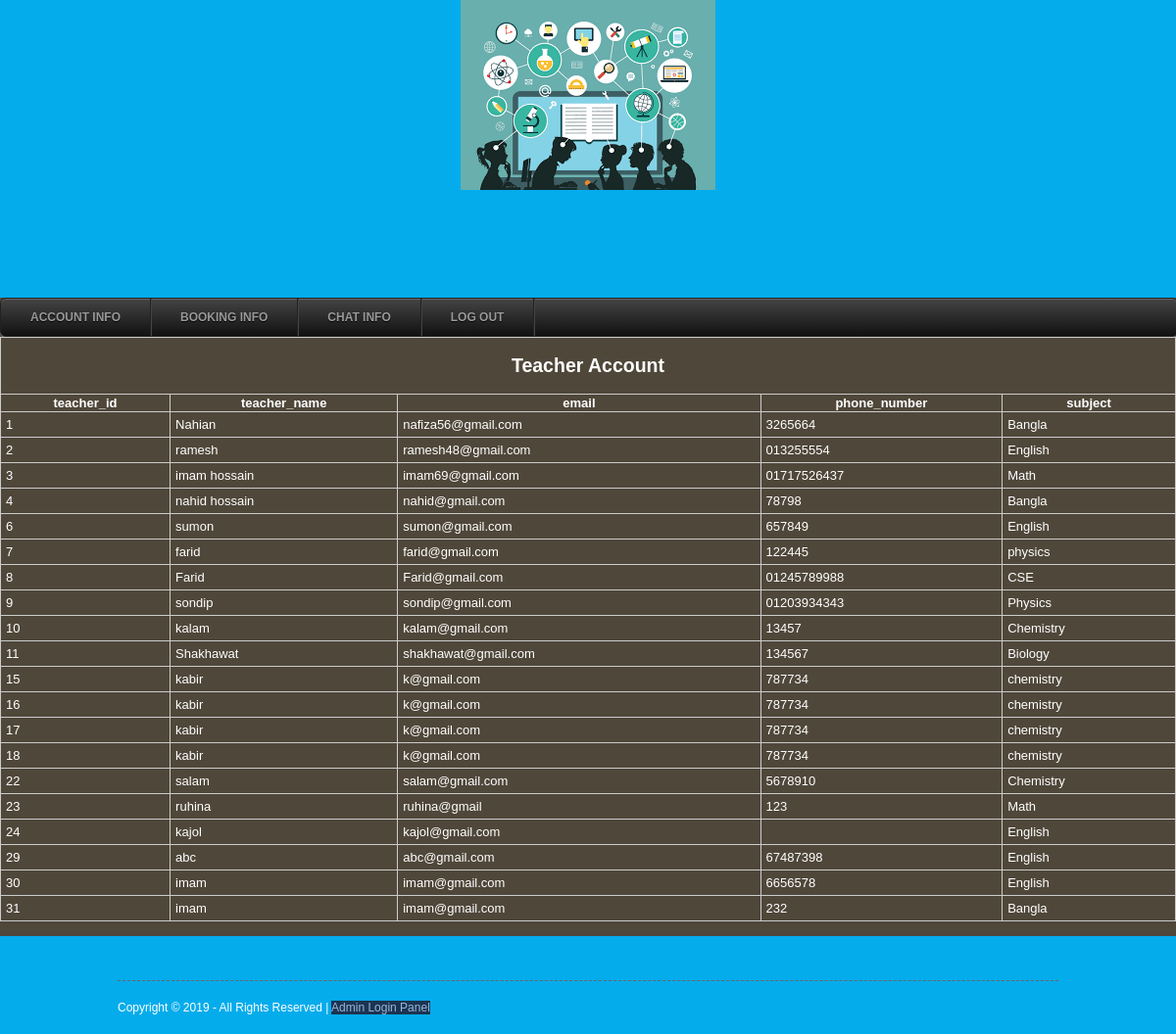
The app's page /db_teacher_login.php (signed in) with its own data.
### tables this page shows
CREATE TABLE `teacher` (
  `teacher_id` int(50) NOT NULL,
  `teacher_name` varchar(50) NOT NULL,
  `email` varchar(50) NOT NULL,
  `phone_number` varchar(50) NOT NULL,
  `gra_complete` varchar(50) NOT NULL,
  `aca_result` varchar(50) NOT NULL,
  `sala_tution` varchar(50) NOT NULL,
  `password` varchar(50) NOT NULL,
  `study_field` varchar(10) DEFAULT NULL,
  `subject` varchar(20) DEFAULT NULL
);

### db_teacher_login.php (the view, shortened to what this page needs)
<?php
include("studenthome.php");
$conn = mysqli_connect("localhost", "root" , "", "online_teaching_system");
$sql = "SELECT  teacher_id, teacher_name,  email, phone_number, subject from teacher" ;
$result = $conn-> query($sql);
?>
<!DOCTYPE html>
<html>
<head>
</head>
<body>
<table align ="center" border="1px">
	<tr>
		<th colspan="9"><h2>Teacher Account</h2></th>
	</tr>
	<t>
	    <th>teacher_id</th>
		<th>teacher_name</th>
		<th>email</th>
		<th>phone_number</th>
        <th>subject</th>
	</t>
	<?php
	while($row = $result->fetch_assoc()){
    ?>
		<tr>
	      <td><?php echo $row['teacher_id']; ?></td>
          <td><?php echo $row['teacher_name']; ?></td>
          <td><?php echo $row['email']; ?></td>
		  <td><?php echo $row['phone_number']; ?></td>
		  <td><?php echo $row['subject']; ?></td>
		</tr>
	<?php
    }
	?>
</table>
</body>
</html>
<?php
include("footer.php");
?>

### layout/styles/layout.css (style rules this page uses)
html { overflow-y:scroll; }
body { margin:0; padding:0; font-size:13px; font-family:verdana, Arial, Helvetica, sans-serif; color:#FFFFFF; background-color:#4F473A; }

### layout/styles/tables.css (style rules this page uses)
table { width:100%; border-collapse:collapse; table-layout:auto; vertical-align:top; margin-bottom:15px; border:1px solid #CCCCCC; }
table tbody td { vertical-align:top; border-collapse:collapse; border-left:1px solid #CCCCCC; border-right:1px solid #CCCCCC; }
table thead th, table tbody td { padding:5px; border-collapse:collapse; }

### records on screen
teacher: teacher_id "1", teacher_name "Nahian", email "nafiza56@gmail.com", phone_number "3265664", subject "Bangla"
teacher: teacher_id "2", teacher_name "ramesh", email "ramesh48@gmail.com", phone_number "013255554", subject "English"
teacher: teacher_id "3", teacher_name "imam hossain", email "imam69@gmail.com", phone_number "01717526437", subject "Math"
teacher: teacher_id "4", teacher_name "nahid hossain", email "nahid@gmail.com", phone_number "78798", subject "Bangla"
teacher: teacher_id "6", teacher_name "sumon", email "sumon@gmail.com", phone_number "657849", subject "English"
teacher: teacher_id "7", teacher_name "farid", email "farid@gmail.com", phone_number "122445", subject "physics"
teacher: teacher_id "8", teacher_name "Farid", email "Farid@gmail.com", phone_number "01245789988", subject "CSE"
teacher: teacher_id "9", teacher_name "sondip", email "sondip@gmail.com", phone_number "01203934343", subject "Physics"
teacher: teacher_id "10", teacher_name "kalam", email "kalam@gmail.com", phone_number "13457", subject "Chemistry"
teacher: teacher_id "11", teacher_name "Shakhawat", email "shakhawat@gmail.com", phone_number "134567", subject "Biology"
teacher: teacher_id "15", teacher_name "kabir", email "k@gmail.com", phone_number "787734", subject "chemistry"
teacher: teacher_id "16", teacher_name "kabir", email "k@gmail.com", phone_number "787734", subject "chemistry"
teacher: teacher_id "17", teacher_name "kabir", email "k@gmail.com", phone_number "787734", subject "chemistry"
teacher: teacher_id "18", teacher_name "kabir", email "k@gmail.com", phone_number "787734", subject "chemistry"
teacher: teacher_id "22", teacher_name "salam", email "salam@gmail.com", phone_number "5678910", subject "Chemistry"
teacher: teacher_id "23", teacher_name "ruhina", email "ruhina@gmail", phone_number "123", subject "Math"
teacher: teacher_id "24", teacher_name "kajol", email "kajol@gmail.com", subject "English"
teacher: teacher_id "29", teacher_name "abc", email "abc@gmail.com", phone_number "67487398", subject "English"
teacher: teacher_id "30", teacher_name "imam", email "imam@gmail.com", phone_number "6656578", subject "English"
teacher: teacher_id "31", teacher_name "imam", email "imam@gmail.com", phone_number "232", subject "Bangla"
